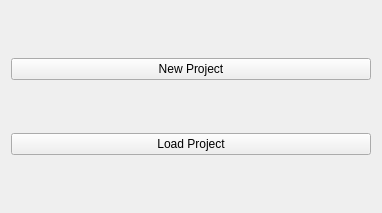
<?xml version="1.0" encoding="UTF-8"?>
<ui version="4.0">
 <class>GUIWelcome</class>
 <widget class="QWidget" name="GUIWelcome">
  <property name="windowModality">
   <enum>Qt::ApplicationModal</enum>
  </property>
  <property name="geometry">
   <rect>
    <x>0</x>
    <y>0</y>
    <width>382</width>
    <height>213</height>
   </rect>
  </property>
  <property name="sizePolicy">
   <sizepolicy hsizetype="Fixed" vsizetype="Fixed">
    <horstretch>0</horstretch>
    <verstretch>0</verstretch>
   </sizepolicy>
  </property>
  <property name="focusPolicy">
   <enum>Qt::StrongFocus</enum>
  </property>
  <property name="contextMenuPolicy">
   <enum>Qt::PreventContextMenu</enum>
  </property>
  <property name="windowTitle">
   <string>Welcome</string>
  </property>
  <layout class="QVBoxLayout" name="verticalLayout">
   <item>
    <widget class="QPushButton" name="pushButton_new_project">
     <property name="text">
      <string>New Project</string>
     </property>
     <property name="icon">
      <iconset>
       <normalon>:/Icons/ressources/document-new.png</normalon>
      </iconset>
     </property>
    </widget>
   </item>
   <item>
    <widget class="QPushButton" name="pushButton_load_project">
     <property name="text">
      <string>Load Project</string>
     </property>
     <property name="icon">
      <iconset>
       <normalon>:/Icons/ressources/document-open.png</normalon>
      </iconset>
     </property>
    </widget>
   </item>
  </layout>
 </widget>
 <resources/>
 <connections/>
</ui>
